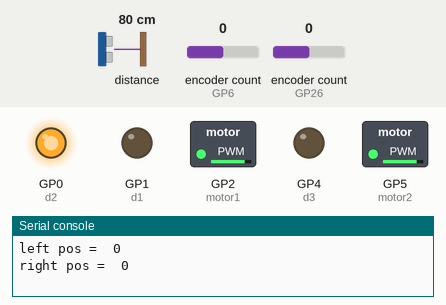
Simulated run of this program. Board: Raspberry Pi Pico running CircuitPython. Shown: switched loads named in the program (green lamp = pin HIGH), output pins drawn as LEDs (lit = HIGH), the last lines printed to the serial console. The inputs (shaded band) are chosen by the test bench; at power-on: encoder count (sensors on GP6, GP26) 0, distance to the obstacle 80 cm. Pins used as bus, display or sensor lines are not drawn.

Above: at 1.2 s.
1.3 s: encoder count (sensor on GP6) set to 1
At 1.6 s:
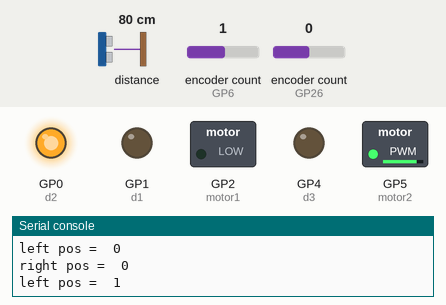
2.8 s: encoder count (sensor on GP26) set to 4
At 4.0 s:
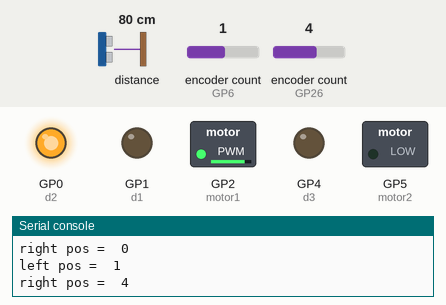
4.3 s: distance to the obstacle set to 8 cm
5.8 s: distance to the obstacle set to 5 cm
At 6.2 s:
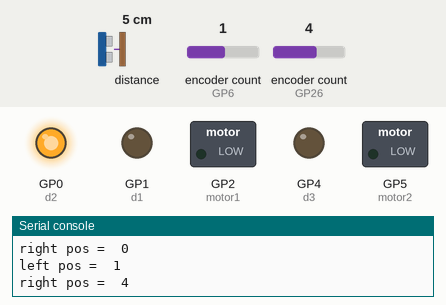
7.3 s: distance to the obstacle set to 9 cm
At 8.5 s:
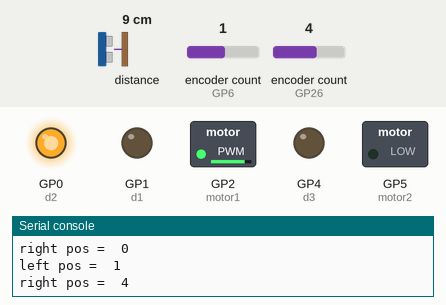
8.8 s: distance to the obstacle set to 2 cm
At 9.7 s:
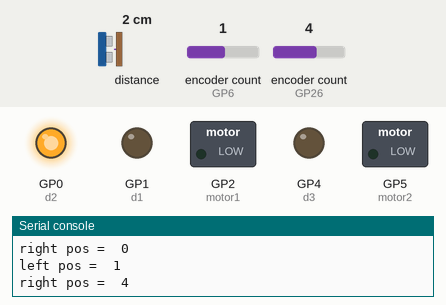
Timing chart, 0 to 11.3 s (numbered marks = the images above; inputs shaded):
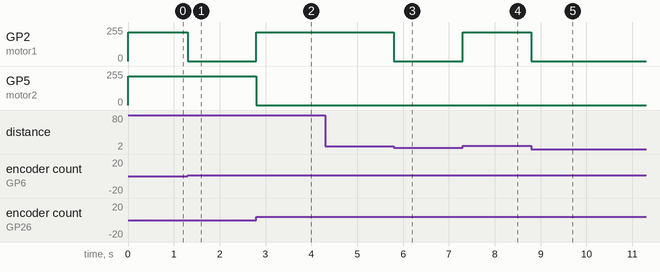

Measured:
- the behaviour switches between 7 and 6 cm on distance to the obstacle (found by bisection; images 2 and 3)
- after the input at 1.3 s, GP2 (motor1): 214/255 → 0/255 at once
- after the input at 2.8 s, GP2 (motor1): 0/255 → 214/255 at once; GP5 (motor2): 214/255 → 0/255 at once
- after the input at 4.3 s, every drawn part: stays the same
- after the input at 5.8 s, GP2 (motor1): 214/255 → 0/255 at once
- after the input at 7.3 s, GP2 (motor1): 0/255 → 214/255 at once
- after the input at 8.8 s, GP2 (motor1): 214/255 → 0/255 at once

The program:

straight_and_Ram.py
```python
import board
import busio
import time
import analogio
import pwmio
import digitalio
import rotaryio
import adafruit_tca9548a
import adafruit_vl6180x


motor1 = pwmio.PWMOut(board.GP2, frequency = 1000)

d1 = digitalio.DigitalInOut(board.GP1)
d1.direction = digitalio.Direction.OUTPUT
d2 = digitalio.DigitalInOut(board.GP0)
d2.direction = digitalio.Direction.OUTPUT

motor2 = pwmio.PWMOut(board.GP5, frequency = 1000)

d3 = digitalio.DigitalInOut(board.GP4)
d3.direction = digitalio.Direction.OUTPUT
d4 = digitalio.DigitalInOut(board.GP3)
d4.direction = digitalio.Direction.OUTPUT

d1.value = 0
d2.value = 1

d3.value = 0
d4.value = 1

motor1.duty_cycle = 60000
motor2.duty_cycle = 60000

running = False


#sensor time
i2c = busio.I2C(board.GP15, board.GP14) # uses board.SCL and board.SDA

mux = adafruit_tca9548a.TCA9548A(i2c) # make tsa (multiplexer) object using i2c

Fsensor = adafruit_vl6180x.VL6180X(mux[7])


left_enc = rotaryio.IncrementalEncoder(board.GP6, board.GP7)  #first one is a second is b
left_last_position = None
right_enc = rotaryio.IncrementalEncoder(board.GP26, board.GP27)  #first one is a second is b
right_last_position = None
while True:
    if Fsensor.range < 70:
        motor1.duty_cycle = 0
        motor2.duty_cycle = 0
    else:
        left_position = left_enc.position
        right_position = right_enc.position
        if left_last_position == None or left_position != left_last_position:
            print("left pos = ", left_position)
        left_last_position = left_position
        if right_last_position == None or right_position != right_last_position:
            print("right pos = ", right_position)
        right_last_position = right_position

        if left_position > right_position:
            motor1.duty_cycle = 0
            motor2.duty_cycle = 55000
        if left_position < right_position:
            motor1.duty_cycle = 55000
            motor2.duty_cycle = 0
        if left_position == right_position:
            motor1.duty_cycle = 55000
            motor2.duty_cycle = 55000
```
